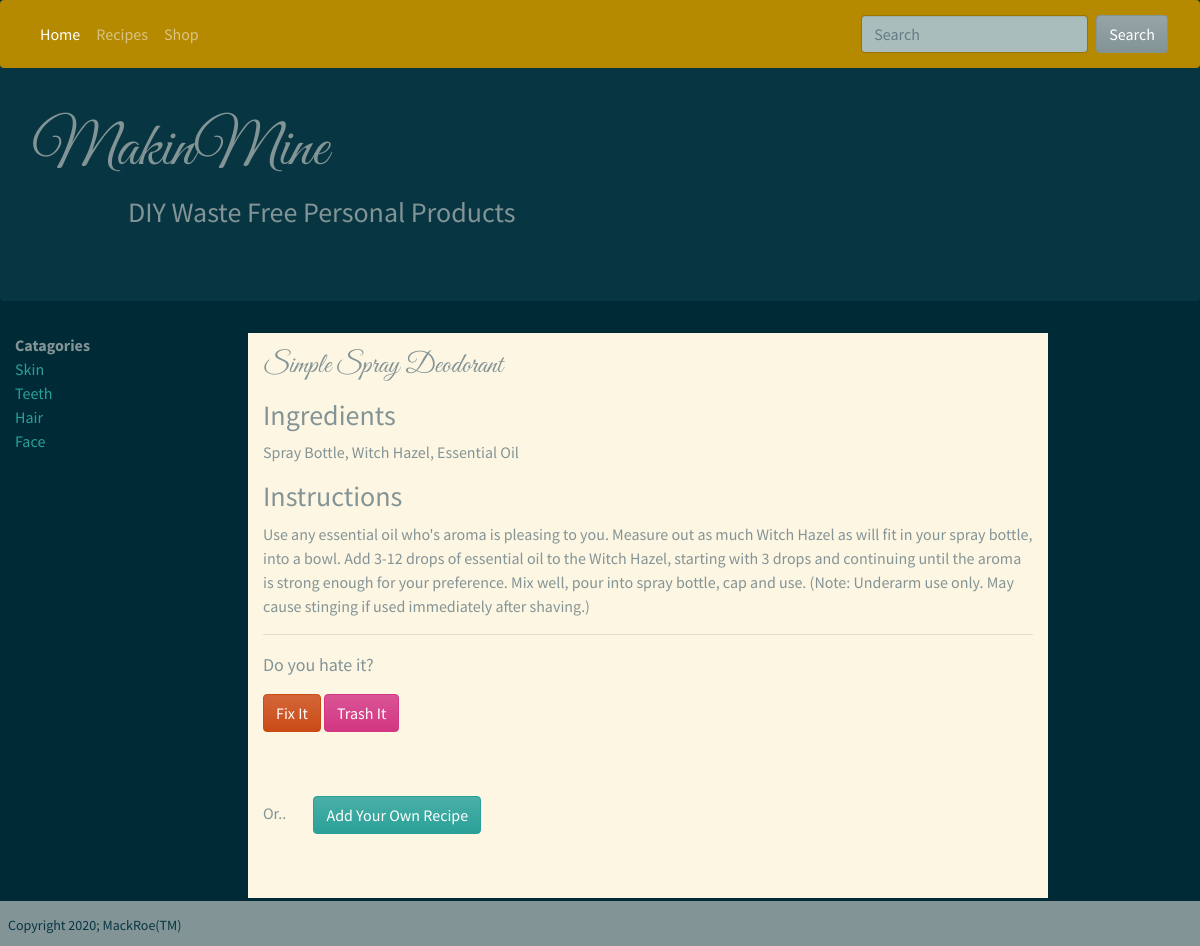
The page /simple-spray-deodorant on the database its author committed.
### recipes/models.py (models this page shows, shortened)
class Recipe(models.Model):
    title = models.CharField(max_length=200, unique=True)
    pub_date = models.DateTimeField(auto_now_add=True)
    catagory = models.CharField(max_length=200, default='')
    ingredients = models.TextField(default='')
    instructions = models.TextField(default='')
    rating = models.IntegerField(default=0)
    slug = models.SlugField(null=True)
    submitter = models.CharField(max_length=200, default='')

### recipes/views.py (the view)
# urls.py: path('<str:slug>', RecipeDetailView.as_view(), name='recipe_detail'),
class RecipeDetailView(DetailView):
    model = Recipe
    def get(self, request, slug):
        recipe_detail = self.get_queryset().get(slug__iexact=slug)
        return render(request, 'recipe_detail.html', {
            'recipe_detail': recipe_detail
        })

### recipes/templates/recipe_detail.html (shortened to what this page needs)
{% extends "base.html" %}
{% block content %}
<div class="col-md-8 bg-light mb-5 ml-5">
    <p>
        <h2>
            {{ recipe_detail.title }}
        </h2>
    <p>
        <h3>Ingredients</h3>
            {{ recipe_detail.ingredients }}<br />
    <p>
        <h3>Instructions</h3>
        {{ recipe_detail.instructions }}
    <hr>
    <p>
        Do you hate it? <br>
        <form method="POST">
            <a href="{% url 'update_recipe' recipe_detail.slug %}" class="btn btn-warning">
                Fix It
            </a>
            <a href="{% url 'delete_recipe' recipe_detail.slug %}" class="btn btn-danger">
                Trash It
            </a>
        </form>
        Or..
            <a href="{% url 'add_recipe' %}" class="btn btn-success ml-4 mt-5 mb-5">
                Add Your Own Recipe
            </a>
    </p>
</div>
{% endblock %}

### recipes/static/css/recipes.css (style rules this page uses)
html { font-size: 100%; }
p { font-size: 18px; }
h2 { font-family: 'Great Vibes', cursive; font-size: 28px; }

### rows shown on the page
Recipe: title "Simple Spray Deodorant", ingredients "Spray Bottle, Witch Hazel, Essential Oil", instructions "Use any essential oil who's aroma is pleasing to you. Measure out as much Witch Hazel as will fit in your spray bottle, into a bowl. Add 3-12 drops of essential oil to the Witch Hazel, starting with 3 drops and continuing until the aroma is strong enough for your preference. Mix well, pour into spray bottle, cap and use. (Note: Underarm use only. May cause stinging if used immediately after shaving.)"
